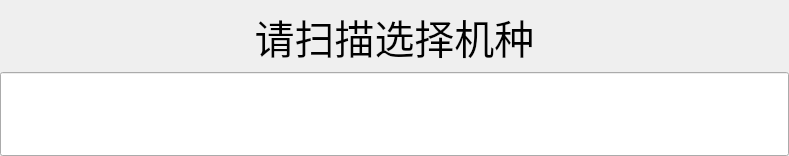
<?xml version="1.0" encoding="UTF-8"?>
<ui version="4.0">
 <class>ChoiceDlg</class>
 <widget class="QDialog" name="ChoiceDlg">
  <property name="geometry">
   <rect>
    <x>0</x>
    <y>0</y>
    <width>789</width>
    <height>156</height>
   </rect>
  </property>
  <property name="sizePolicy">
   <sizepolicy hsizetype="Preferred" vsizetype="Preferred">
    <horstretch>0</horstretch>
    <verstretch>0</verstretch>
   </sizepolicy>
  </property>
  <property name="windowTitle">
   <string>ChoiceDlg</string>
  </property>
  <layout class="QVBoxLayout" name="verticalLayout">
   <property name="spacing">
    <number>0</number>
   </property>
   <property name="leftMargin">
    <number>0</number>
   </property>
   <property name="topMargin">
    <number>0</number>
   </property>
   <property name="rightMargin">
    <number>0</number>
   </property>
   <property name="bottomMargin">
    <number>0</number>
   </property>
   <item>
    <widget class="QLabel" name="title">
     <property name="font">
      <font>
       <pointsize>30</pointsize>
      </font>
     </property>
     <property name="styleSheet">
      <string notr="true">background-image: url(:/Images/Resources/Images/dongman_changjing-006.jpg);</string>
     </property>
     <property name="text">
      <string>请扫描选择机种</string>
     </property>
     <property name="alignment">
      <set>Qt::AlignCenter</set>
     </property>
    </widget>
   </item>
   <item>
    <widget class="QLineEdit" name="lineEdit">
     <property name="sizePolicy">
      <sizepolicy hsizetype="Expanding" vsizetype="Fixed">
       <horstretch>0</horstretch>
       <verstretch>0</verstretch>
      </sizepolicy>
     </property>
     <property name="minimumSize">
      <size>
       <width>0</width>
       <height>80</height>
      </size>
     </property>
     <property name="font">
      <font>
       <pointsize>50</pointsize>
      </font>
     </property>
    </widget>
   </item>
  </layout>
 </widget>
 <layoutdefault spacing="6" margin="11"/>
 <resources>
  <include location="FlashTool.qrc"/>
 </resources>
 <connections/>
</ui>
